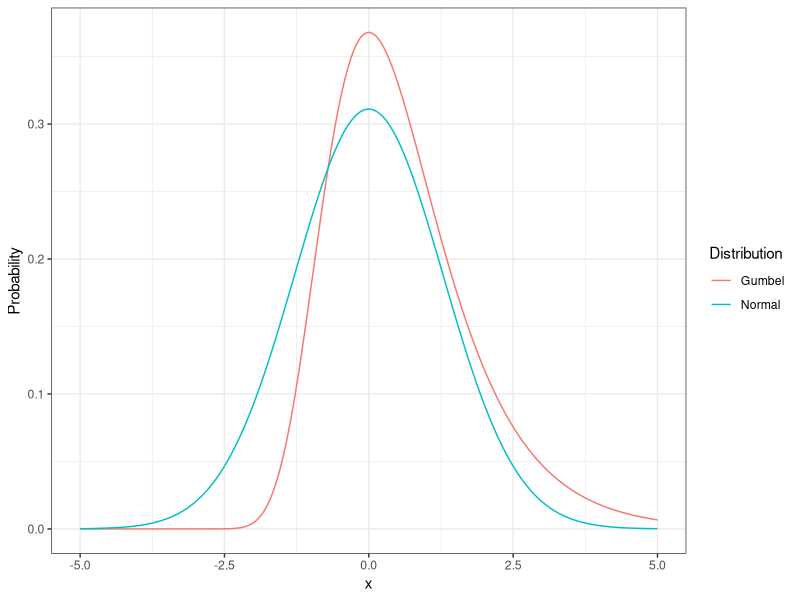
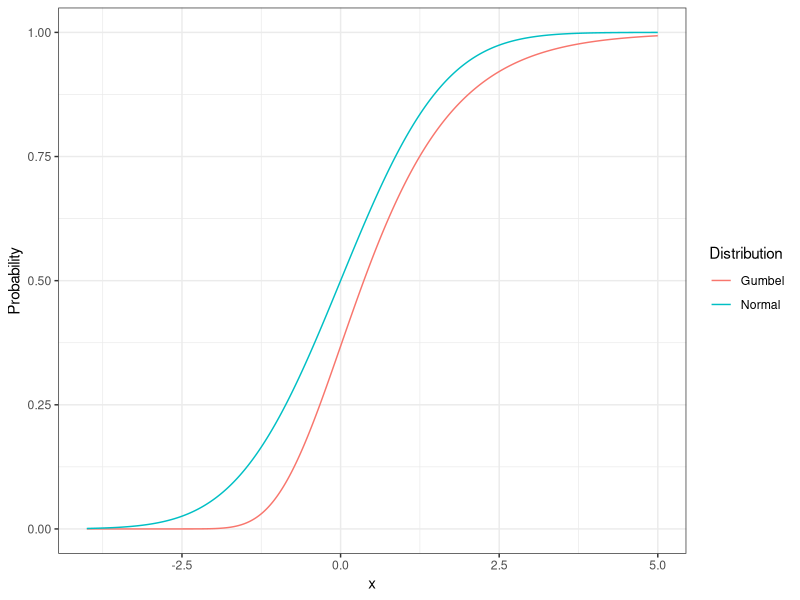
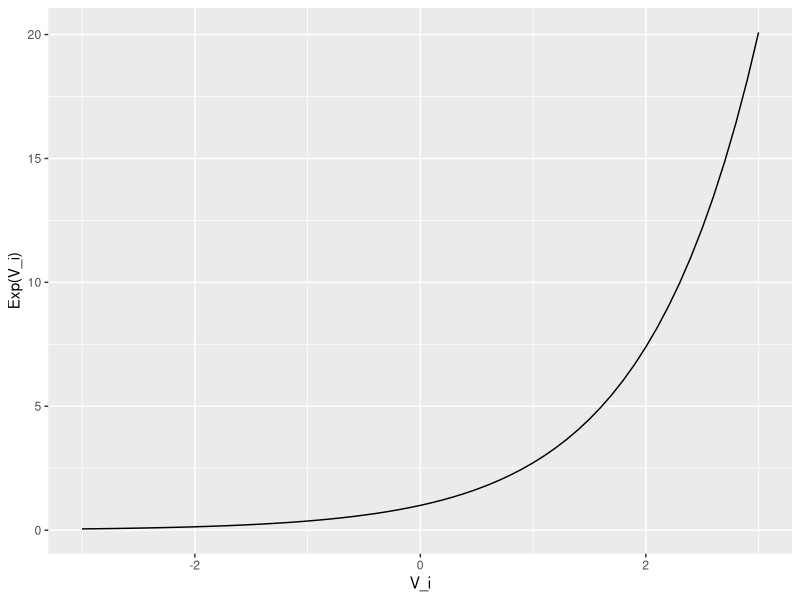

The R source for these figures, in order:
## ---- chunk 1
library(tidyverse)
## ---- chunk 2
pdf <- tibble(
  x = seq(-5, 5, by = 0.01),
  Normal = dnorm(x, sd = sqrt(pi^2/6)),
  Gumbel = exp(-x) * exp(-exp(-x))
) 

ggplot(pdf %>% gather(key = "Distribution", value = "Probability", -x),
       aes(x = x, y = Probability, color = Distribution)) +
  geom_line() + 
  theme_bw()
## ---- chunk 3
cdf <- tibble(
  x = seq(-4, 5, by = 0.01),
  Normal = pnorm(x, sd = sqrt(pi^2 / 6)),
  Gumbel = exp(-exp(-x))
) 

ggplot(cdf %>% gather(key = "Distribution", value = "Probability", -x),
       aes(x = x, y = Probability, color = Distribution)) +
  geom_line() + 
  theme_bw()

## ---- chunk 4

tibble( x = seq(-3,3,.1), y = exp(x)) %>%
  ggplot(aes(x = x, y = y)) + 
  geom_line() + 
  xlab("V_i") + 
  ylab("Exp(V_i)") 

## ---- chunk 5

tibble(
  case = 1:5,
  vda = c(-3.0, -1.5, 0.0, 1.5, 3.0),
  vsr = -1.5,
  vtr = -0.5
) %>%
  mutate(
    p = exp(vda) / (exp(vda) + exp(vsr) + exp(vtr))
  ) %>%
  knitr::kable(  
    caption = "Probability Values for Drive Alone as a Function of Drive Alone Utility (Shared Ride and Transit Utilities held constant)", 
     col.names = c("$Case$", "$V_{DA}$", "$V_{SR}$", "$V_{TR}$", "$Pr(DA)$"))

## ---- chunk 6

tibble(
  case = 6:11,
  vda = 0.0,
  vsr = c(-1.5, -1.5, -1.5, -0.5, -0.5, -0.5),
  vtr = c(-1.5, -1.0, -0.5, -1.5, -1.0, -0.5)
) %>%
  mutate(
    p = exp(vda) / (exp(vda) + exp(vsr) + exp(vtr))
  ) %>%
  knitr::kable(  caption = "Probability Values for Drive Alone as a Function of Shared Ride and Transit Utilties", 
                 col.names = c("$Case$", "$V_{DA}$", "$V_{SR}$", "$V_{TR}$", "$Pr(DA)$"))

## ---- chunk 7
#' Function to compute mnl probabilities
#' @param vi utility of target alternative
#' @param ... utilities of other alternatives
mnl_prob <- function(vi, ...){
  vj <- c(...)
  exp(vi) / sum(exp(vj))
}
## ---- chunk 8
tibble(
  alt = c("Drive Alone", "Shared Ride", "Transit")
)
